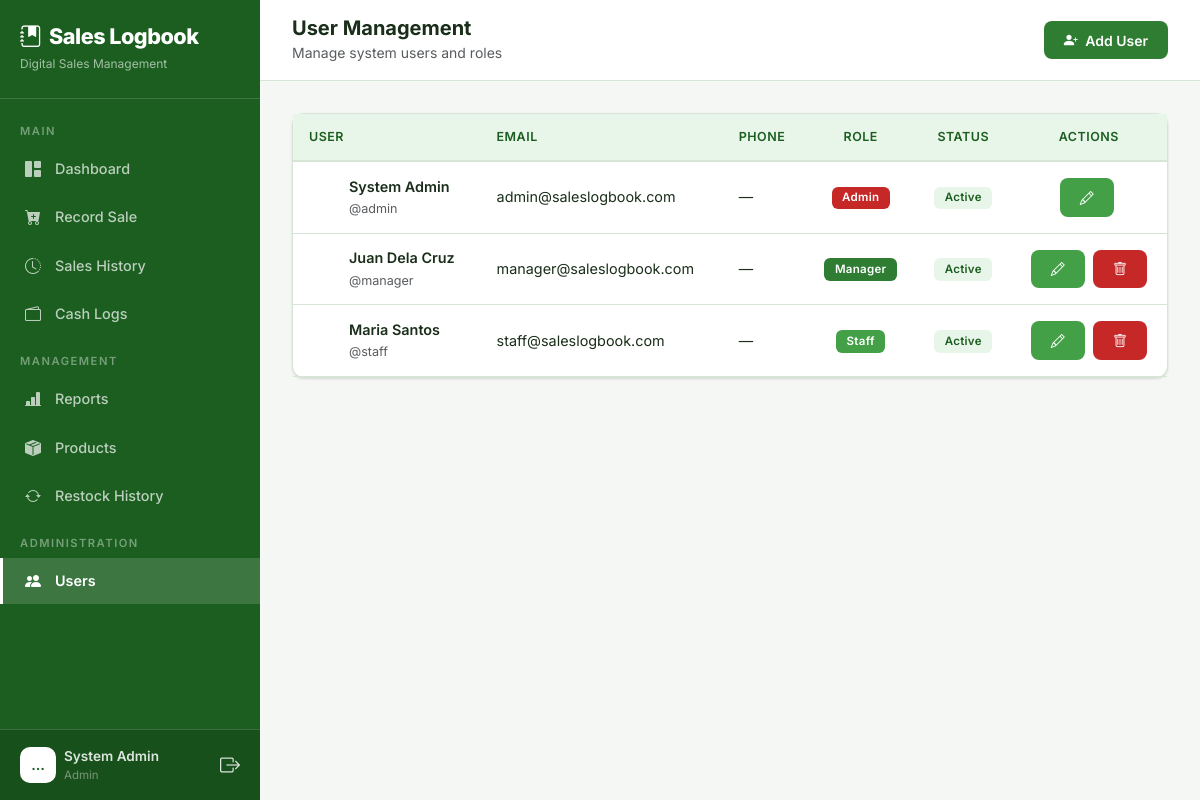
The app's page /users/ (signed in) with its own data.
### core/models.py (models this page shows, shortened)
class User(AbstractUser):
    ROLE_CHOICES = (
        ('admin', 'Admin'),
        ('manager', 'Manager'),
        ('staff', 'Sales Staff'),
    )
    role = models.CharField(max_length=10, choices=ROLE_CHOICES, default='staff')
    phone = models.CharField(max_length=20, blank=True, null=True)

### core/views.py (the view)
# urls.py: path('users/', views.user_list, name='user_list'),
@login_required
@role_required('admin')
def user_list(request):
    users = User.objects.all().order_by('role', 'first_name')
    return render(request, 'core/user_list.html', {'users': users})

### core/templates/core/user_list.html (shortened to what this page needs)
{% extends "core/base.html" %}
{% load static %}
{% block body %}
{% include "core/partials/sidebar.html" %}
<div class="main-content">
    <div class="top-bar d-flex justify-content-between align-items-center">
        <div class="d-flex align-items-center gap-3">
            <div>
                <h5 class="mb-0 fw-bold">User Management</h5>
                <small class="text-muted">Manage system users and roles</small>
            </div>
        </div>
        <a href="{% url 'user_create' %}" class="btn btn-primary">
            <i class="bi bi-person-plus-fill me-1"></i> Add User
        </a>
    </div>
    <div class="page-content fade-in">
        <div class="card">
            <div class="card-body p-0">
                {% if users %}
                <div class="table-responsive">
                    <table class="table table-hover mb-0">
                        <thead>
                            <tr>
                                <th>User</th>
                                <th>Email</th>
                                <th>Phone</th>
                                <th class="text-center">Role</th>
                                <th class="text-center">Status</th>
                                <th class="text-center">Actions</th>
                            </tr>
                        </thead>
                        <tbody>
                            {% for u in users %}
                            <tr>
                                <td>
                                    <div class="d-flex align-items-center gap-2">
                                        <div class="avatar" style="width:32px;height:32px;border-radius:8px;display:flex;align-items:center;justify-content:center;font-weight:700;font-size:0.75rem;color:white;background:var(--gradient-primary);">
                                        </div>
                                        <div>
                                            <div class="fw-semibold">{{ u.get_full_name|default:u.username }}</div>
                                            <small class="text-muted">@{{ u.username }}</small>
                                        </div>
                                    </div>
                                </td>
                                <td>{{ u.email|default:"—" }}</td>
                                <td>{{ u.phone|default:"—" }}</td>
                                <td class="text-center">
                                    {% if u.role == 'admin' %}
                                    <span class="badge badge-role-admin">Admin</span>
                                    {% elif u.role == 'manager' %}
                                    <span class="badge badge-role-manager">Manager</span>
                                    {% else %}
                                    <span class="badge badge-role-staff">Staff</span>
                                    {% endif %}
                                </td>
                                <td class="text-center">
                                    {% if u.is_active %}
                                    <span class="badge bg-success bg-opacity-25 text-success">Active</span>
                                    {% else %}
                                    <span class="badge bg-danger bg-opacity-25 text-danger">Inactive</span>
                                    {% endif %}
                                </td>
                                <td class="text-center">
                                    <a href="{% url 'user_edit' u.pk %}" class="btn btn-sm btn-warning me-1" title="Edit">
                                        <i class="bi bi-pencil"></i>
                                    </a>
                                    {% if u != request.user %}
                                    <a href="{% url 'user_delete' u.pk %}" class="btn btn-sm btn-danger" title="Delete">
                                        <i class="bi bi-trash"></i>
                                    </a>
                                    {% endif %}
                                </td>
                            </tr>
                            {% endfor %}
                        </tbody>
                    </table>
                </div>
                {% else %}
                <div class="empty-state">
                    <i class="bi bi-people"></i>
                    <p>No users found.</p>
                </div>
                {% endif %}
            </div>
        </div>
    </div>
</div>
{% endblock %}

### core/templates/core/partials/sidebar.html (shortened to what this page needs)
{% load static %}
<nav class="sidebar" id="sidebar">
    <div class="brand">
        <h4><i class="bi bi-journal-bookmark-fill me-2"></i>Sales Logbook</h4>
        <small>Digital Sales Management</small>
    </div>
    <div class="d-flex flex-column" style="height: calc(100% - 85px - 80px);">
        <div class="flex-grow-1 overflow-auto py-2">
            <div class="nav-divider">Main</div>
            <a href="{% url 'dashboard' %}"
                class="nav-link {% if request.resolver_match.url_name == 'dashboard' %}active{% endif %}">
                <i class="bi bi-grid-1x2-fill"></i> Dashboard
            </a>
            <a href="{% url 'record_sale' %}"
                class="nav-link {% if request.resolver_match.url_name == 'record_sale' %}active{% endif %}">
                <i class="bi bi-cart-plus-fill"></i> Record Sale
            </a>
            <a href="{% url 'sales_history' %}"
                class="nav-link {% if request.resolver_match.url_name == 'sales_history' %}active{% endif %}">
                <i class="bi bi-clock-history"></i> Sales History
            </a>
            <a href="{% url 'cash_log_list' %}"
                class="nav-link {% if 'cash_log' in request.resolver_match.url_name %}active{% endif %}">
                <i class="bi bi-wallet2"></i> Cash Logs
            </a>
            {% if request.user.role == 'admin' or request.user.role == 'manager' %}
            <div class="nav-divider">Management</div>
            <a href="{% url 'reports' %}"
                class="nav-link {% if request.resolver_match.url_name == 'reports' %}active{% endif %}">
                <i class="bi bi-bar-chart-line-fill"></i> Reports
            </a>
            <a href="{% url 'product_list' %}"
                class="nav-link {% if request.resolver_match.url_name == 'product_list' or request.resolver_match.url_name == 'product_create' or request.resolver_match.url_name == 'product_edit' %}active{% endif %}">
                <i class="bi bi-box-seam-fill"></i> Products
            </a>
            <a href="{% url 'restock_list' %}"
                class="nav-link {% if 'restock' in request.resolver_match.url_name %}active{% endif %}">
                <i class="bi bi-arrow-repeat"></i> Restock History
            </a>
            {% endif %}
            {% if request.user.role == 'admin' %}
            <div class="nav-divider">Administration</div>
            <a href="{% url 'user_list' %}"
                class="nav-link {% if request.resolver_match.url_name == 'user_list' or request.resolver_match.url_name == 'user_create' or request.resolver_match.url_name == 'user_edit' %}active{% endif %}">
                <i class="bi bi-people-fill"></i> Users
            </a>
            {% endif %}
        </div>
        <div class="user-info">
            <div class="d-flex align-items-center gap-2">
                <div class="avatar">
                    {{ request.user.first_name|default:request.user.username|truncatechars:1|upper }}
                </div>
                <div class="flex-grow-1">
                    <div class="fw-semibold" style="font-size: 0.85rem;">
                        {{request.user.get_full_name|default:request.user.username }}</div>
                    <div style="font-size: 0.72rem; color: var(--text-muted);">{{ request.user.get_role_display }}</div>
                </div>
                <a href="{% url 'logout' %}" class="text-secondary" title="Logout">
                    <i class="bi bi-box-arrow-right fs-5"></i>
                </a>
            </div>
        </div>
    </div>
</nav>

### records on screen
User: user.first_name "…", user.get_full_name "System Admin", user.role "Admin", get_full_name "System Admin", username "admin", email "admin@saleslogbook.com", phone "—", is_active "Active"
User: get_full_name "Juan Dela Cruz", username "manager", email "manager@saleslogbook.com", phone "—", role "Manager", is_active "Active"
User: get_full_name "Maria Santos", username "staff", email "staff@saleslogbook.com", phone "—", role "Staff", is_active "Active"
